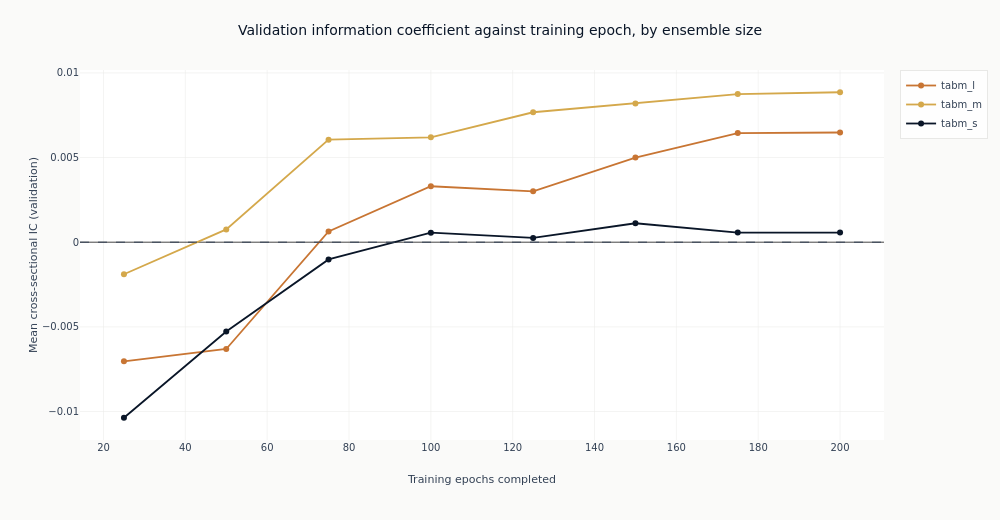

Notebook code for this chart:
### Markdown cell above
### What more training does

Each line traces one configuration's out-of-sample information coefficient as training proceeds.
This is the figure the checkpoint dimension exists to produce, and it separates two things that a
single end-of-training number cannot.

A line that rises and then falls has an interior optimum: the network was still learning, then
began fitting the training window at the expense of the validation folds. A line that wanders
around zero without trend never had anything to learn, and its highest point is wherever the
noise happened to peak. Both produce a respectable-looking maximum, which is why the maximum is
not what gets carried forward.

### Code cell
curves = catalog.filter("full_coverage").sort("config_name", "checkpoint_value")
sizes = {"tabm_s": COLORS["blue"], "tabm_m": COLORS["amber"], "tabm_l": COLORS["copper"]}
fig_curves = go.Figure()
for config_name in curves.get_column("config_name").unique(maintain_order=True):
    series = curves.filter(pl.col("config_name") == config_name)
    fig_curves.add_trace(
        go.Scatter(
            x=series.get_column("checkpoint_value").to_list(),
            y=series.get_column("ic_mean").to_list(),
            mode="lines+markers",
            name=config_name,
            line=dict(color=sizes.get(config_name, COLORS["neutral"]), width=1.8),
        )
    )
fig_curves.add_hline(y=0, line_width=1, line_dash="dash", line_color=COLORS["neutral"])
fig_curves.update_layout(
    title="Validation information coefficient against training epoch, by ensemble size",
    height=520,
    width=1000,
    margin=dict(t=70),
    legend=dict(font=dict(size=10)),
)
fig_curves.update_xaxes(title_text="Training epochs completed")
fig_curves.update_yaxes(title_text="Mean cross-sectional IC (validation)")
show_plotly_with_alt(
    fig_curves,
    "Line chart of mean cross-sectional validation information coefficient against training "
    "epoch, one line per declared TabM ensemble size.",
)

### Figure 1 — Plotly figure (JSON) as saved in the notebook; plotly's stock layout.template omitted (floating-point values rounded to 4 significant figures)
{"data": [{"line": {"color": "#C87533", "width": 1.8}, "mode": "lines+markers", "name": "tabm_l", "type": "scatter", "x": [25, 50, 75, 100, 125, 150, 175, 200], "y": [-0.007034, -0.006308, 0.000636, 0.003303, 0.003004, 0.004996, 0.006447, 0.006479]}, {"line": {"color": "#D4A84B", "width": 1.8}, "mode": "lines+markers", "name": "tabm_m", "type": "scatter", "x": [25, 50, 75, 100, 125, 150, 175, 200], "y": [-0.001894, 0.000757, 0.006057, 0.006193, 0.007675, 0.008196, 0.008751, 0.008856]}, {"line": {"color": "#0a1628", "width": 1.8}, "mode": "lines+markers", "name": "tabm_s", "type": "scatter", "x": [25, 50, 75, 100, 125, 150, 175, 200], "y": [-0.01037, -0.005277, -0.001016, 0.0005609, 0.0002508, 0.001119, 0.0005683, 0.0005704]}], "layout": {"height": 520, "legend": {"font": {"size": 10}}, "margin": {"t": 70}, "shapes": [{"line": {"color": "#334155", "dash": "dash", "width": 1}, "type": "line", "x0": 0, "x1": 1, "xref": "x domain", "y0": 0, "y1": 0, "yref": "y"}], "title": {"text": "Validation information coefficient against training epoch, by ensemble size"}, "width": 1000, "xaxis": {"title": {"text": "Training epochs completed"}}, "yaxis": {"title": {"text": "Mean cross-sectional IC (validation)"}}}}
